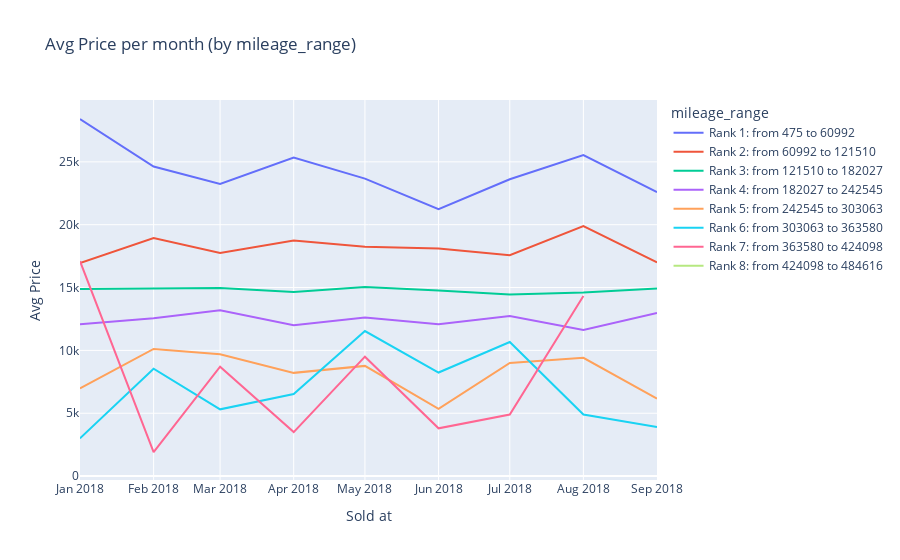
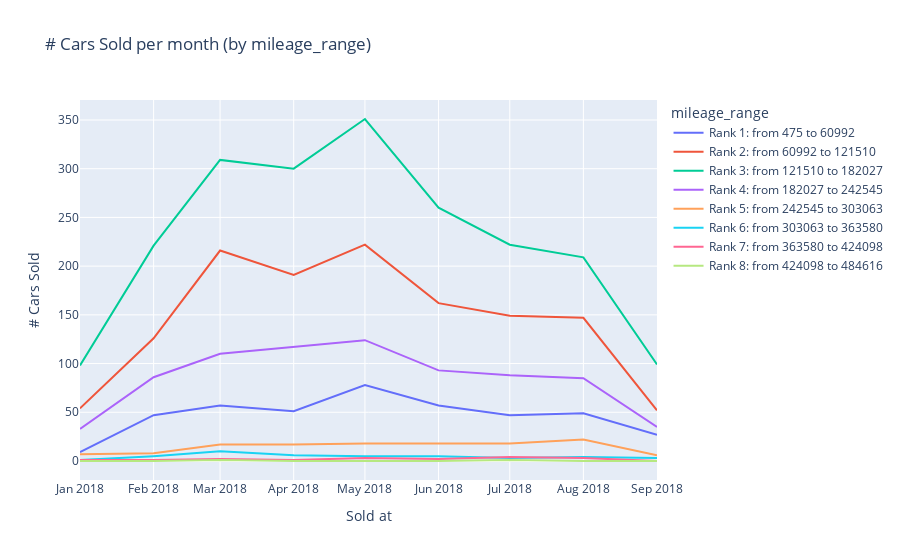
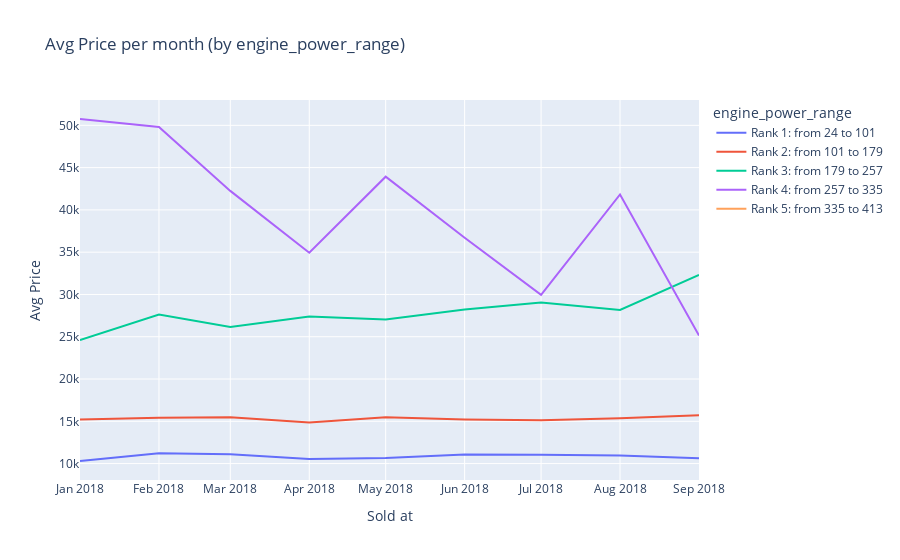
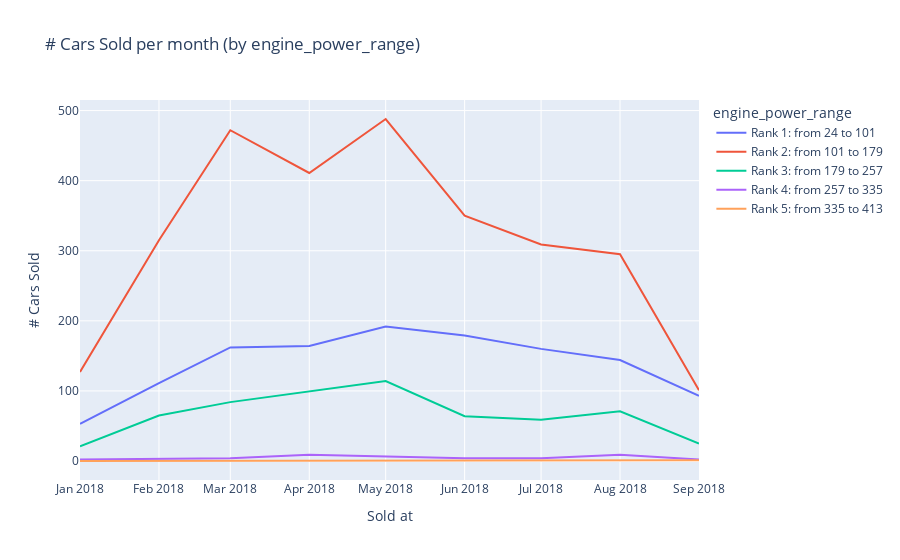

The cell these charts' notebook holds for them, in order:
### Code cell
def aggregate_data_sold(dataframe, column, aggregation):
    if aggregation == 'count':
        dataframe_agg = dataframe.groupby(['sold_at', column]).size().reset_index(name='count')
    else:        
        dataframe_agg = dataframe.groupby(['sold_at', column]).agg({'price':aggregation}).reset_index()
    return dataframe_agg


def plot_data_sold(df, color_plot, y):
    if y == 'count':
        if color_plot == 'paint_color':
            custom_palette = {
            'beige': '#F5F5DC',
            'black': '#000000',
            'blue': '#0000FF',
            'brown': '#A52A2A',
            'green': '#008000',
            'grey': '#808080',
            'orange': '#FFA500',
            'red': '#FF0000',
            'silver': '#C0C0C0',
            'white': '#FFFFFF'
            }

            fig = px.line(df, x='sold_at', y='count', title=f'# Cars Sold per month (by {color_plot})', color = color_plot,
                        color_discrete_map=custom_palette)
            fig.update_traces(texttemplate='%{y}')
            fig.update_layout(
                xaxis_title='Sold at',
                yaxis_title='# Cars Sold',
                hovermode='x'
            )
            fig.show()
        else:
            fig = px.line(df, x='sold_at', y='count', title=f'# Cars Sold per month (by {color_plot})', color = color_plot)
            fig.update_traces(texttemplate='%{y}')
            fig.update_layout(
                xaxis_title = 'Sold at',
                yaxis_title = '# Cars Sold',
                hovermode='x'
            )
            fig.show()

    else:
        if color_plot == 'paint_color':
            custom_palette = {
            'beige': '#F5F5DC',
            'black': '#000000',
            'blue': '#0000FF',
            'brown': '#A52A2A',
            'green': '#008000',
            'grey': '#808080',
            'orange': '#FFA500',
            'red': '#FF0000',
            'silver': '#C0C0C0',
            'white': '#FFFFFF'
            }

            fig = px.line(df, x='sold_at', y='price', title=f'Avg Price per month (by {color_plot})', color = color_plot,
                        color_discrete_map=custom_palette)
            fig.update_traces(texttemplate='%{y:.0f}')
            fig.update_layout(
                xaxis_title='Sold at',
                yaxis_title='Avg Price',
                hovermode='x'
            )
            fig.show()

        else:
            fig = px.line(df, x='sold_at', y='price', title=f'Avg Price per month (by {color_plot})', color = color_plot)
            fig.update_traces(texttemplate='%{y:.0f}')
            fig.update_layout(
                xaxis_title = 'Sold at',
                yaxis_title = 'Avg Price',
                hovermode='x'
            )
            fig.show()


columns_to_analyze_sold = ['mileage_range', 'engine_power_range', 'fuel', 'paint_color', 'car_type']
for column in columns_to_analyze_sold:
    df_mean = aggregate_data_sold(dataframe, column, 'mean')
    plot_data_sold(df_mean, column, 'price')

    df_count = aggregate_data_sold(dataframe, column, 'count')
    plot_data_sold(df_count, column, 'count')

### Figure 1 — Plotly figure (JSON) as saved in the notebook; plotly's stock layout.template omitted (floating-point values rounded to 4 significant figures)
{"data": [{"hovertemplate": "mileage_range=Rank 1: from 475 to 60992<br>sold_at=%{x}<br>price=%{y}<extra></extra>", "legendgroup": "Rank 1: from 475 to 60992", "line": {"color": "#636efa", "dash": "solid"}, "marker": {"symbol": "circle"}, "mode": "lines", "name": "Rank 1: from 475 to 60992", "orientation": "v", "showlegend": true, "texttemplate": "%{y:.0f}", "type": "scatter", "x": ["2018-01-01T00:00:00", "2018-02-01T00:00:00", "2018-03-01T00:00:00", "2018-04-01T00:00:00", "2018-05-01T00:00:00", "2018-06-01T00:00:00", "2018-07-01T00:00:00", "2018-08-01T00:00:00", "2018-09-01T00:00:00"], "xaxis": "x", "y": [28410.0, 24630.0, 23250.0, 25350.0, 23670.0, 21230.0, 23610.0, 25550.0, 22590.0], "yaxis": "y"}, {"hovertemplate": "mileage_range=Rank 2: from 60992 to 121510<br>sold_at=%{x}<br>price=%{y}<extra></extra>", "legendgroup": "Rank 2: from 60992 to 121510", "line": {"color": "#EF553B", "dash": "solid"}, "marker": {"symbol": "circle"}, "mode": "lines", "name": "Rank 2: from 60992 to 121510", "orientation": "v", "showlegend": true, "texttemplate": "%{y:.0f}", "type": "scatter", "x": ["2018-01-01T00:00:00", "2018-02-01T00:00:00", "2018-03-01T00:00:00", "2018-04-01T00:00:00", "2018-05-01T00:00:00", "2018-06-01T00:00:00", "2018-07-01T00:00:00", "2018-08-01T00:00:00", "2018-09-01T00:00:00"], "xaxis": "x", "y": [16950, 18950.0, 17750.0, 18750.0, 18250.0, 18120.0, 17570.0, 19890.0, 17000.0], "yaxis": "y"}, {"hovertemplate": "mileage_range=Rank 3: from 121510 to 182027<br>sold_at=%{x}<br>price=%{y}<extra></extra>", "legendgroup": "Rank 3: from 121510 to 182027", "line": {"color": "#00cc96", "dash": "solid"}, "marker": {"symbol": "circle"}, "mode": "lines", "name": "Rank 3: from 121510 to 182027", "orientation": "v", "showlegend": true, "texttemplate": "%{y:.0f}", "type": "scatter", "x": ["2018-01-01T00:00:00", "2018-02-01T00:00:00", "2018-03-01T00:00:00", "2018-04-01T00:00:00", "2018-05-01T00:00:00", "2018-06-01T00:00:00", "2018-07-01T00:00:00", "2018-08-01T00:00:00", "2018-09-01T00:00:00"], "xaxis": "x", "y": [14890.0, 14920.0, 14960.0, 14654, 15040.0, 14770.0, 14450.0, 14610.0, 14930.0], "yaxis": "y"}, {"hovertemplate": "mileage_range=Rank 4: from 182027 to 242545<br>sold_at=%{x}<br>price=%{y}<extra></extra>", "legendgroup": "Rank 4: from 182027 to 242545", "line": {"color": "#ab63fa", "dash": "solid"}, "marker": {"symbol": "circle"}, "mode": "lines", "name": "Rank 4: from 182027 to 242545", "orientation": "v", "showlegend": true, "texttemplate": "%{y:.0f}", "type": "scatter", "x": ["2018-01-01T00:00:00", "2018-02-01T00:00:00", "2018-03-01T00:00:00", "2018-04-01T00:00:00", "2018-05-01T00:00:00", "2018-06-01T00:00:00", "2018-07-01T00:00:00", "2018-08-01T00:00:00", "2018-09-01T00:00:00"], "xaxis": "x", "y": [12070.0, 12560.0, 13190.0, 12000.0, 12620.0, 12070.0, 12740.0, 11630.0, 12980.0], "yaxis": "y"}, {"hovertemplate": "mileage_range=Rank 5: from 242545 to 303063<br>sold_at=%{x}<br>price=%{y}<extra></extra>", "legendgroup": "Rank 5: from 242545 to 303063", "line": {"color": "#FFA15A", "dash": "solid"}, "marker": {"symbol": "circle"}, "mode": "lines", "name": "Rank 5: from 242545 to 303063", "orientation": "v", "showlegend": true, "texttemplate": "%{y:.0f}", "type": "scatter", "x": ["2018-01-01T00:00:00", "2018-02-01T00:00:00", "2018-03-01T00:00:00", "2018-04-01T00:00:00", "2018-05-01T00:00:00", "2018-06-01T00:00:00", "2018-07-01T00:00:00", "2018-08-01T00:00:00", "2018-09-01T00:00:00"], "xaxis": "x", "y": [6971.0, 10110.0, 9694.0, 8212.0, 8767.0, 5344.0, 9006.0, 9409.0, 6167.0], "yaxis": "y"}, {"hovertemplate": "mileage_range=Rank 6: from 303063 to 363580<br>sold_at=%{x}<br>price=%{y}<extra></extra>", "legendgroup": "Rank 6: from 303063 to 363580", "line": {"color": "#19d3f3", "dash": "solid"}, "marker": {"symbol": "circle"}, "mode": "lines", "name": "Rank 6: from 303063 to 363580", "orientation": "v", "showlegend": true, "texttemplate": "%{y:.0f}", "type": "scatter", "x": ["2018-01-01T00:00:00", "2018-02-01T00:00:00", "2018-03-01T00:00:00", "2018-04-01T00:00:00", "2018-05-01T00:00:00", "2018-06-01T00:00:00", "2018-07-01T00:00:00", "2018-08-01T00:00:00", "2018-09-01T00:00:00"], "xaxis": "x", "y": [3000, 8540, 5310, 6533.0, 11540, 8240, 10670.0, 4900, 3900], "yaxis": "y"}, {"hovertemplate": "mileage_range=Rank 7: from 363580 to 424098<br>sold_at=%{x}<br>price=%{y}<extra></extra>", "legendgroup": "Rank 7: from 363580 to 424098", "line": {"color": "#FF6692", "dash": "solid"}, "marker": {"symbol": "circle"}, "mode": "lines", "name": "Rank 7: from 363580 to 424098", "orientation": "v", "showlegend": true, "texttemplate": "%{y:.0f}", "type": "scatter", "x": ["2018-01-01T00:00:00", "2018-02-01T00:00:00", "2018-03-01T00:00:00", "2018-04-01T00:00:00", "2018-05-01T00:00:00", "2018-06-01T00:00:00", "2018-07-01T00:00:00", "2018-08-01T00:00:00", "2018-09-01T00:00:00"], "xaxis": "x", "y": [17100, 1900, 8700, 3500, 9500, 3800, 4900, 14330.0, null], "yaxis": "y"}, {"hovertemplate": "mileage_range=Rank 8: from 424098 to 484616<br>sold_at=%{x}<br>price=%{y}<extra></extra>", "legendgroup": "Rank 8: from 424098 to 484616", "line": {"color": "#B6E880", "dash": "solid"}, "marker": {"symbol": "circle"}, "mode": "lines", "name": "Rank 8: from 424098 to 484616", "orientation": "v", "showlegend": true, "texttemplate": "%{y:.0f}", "type": "scatter", "x": ["2018-01-01T00:00:00", "2018-02-01T00:00:00", "2018-03-01T00:00:00", "2018-04-01T00:00:00", "2018-05-01T00:00:00", "2018-06-01T00:00:00", "2018-07-01T00:00:00", "2018-08-01T00:00:00", "2018-09-01T00:00:00"], "xaxis": "x", "y": [null, null, 8300, null, null, null, 1200, null, null], "yaxis": "y"}], "layout": {"hovermode": "x", "legend": {"title": {"text": "mileage_range"}, "tracegroupgap": 0}, "title": {"text": "Avg Price per month (by mileage_range)"}, "xaxis": {"anchor": "y", "domain": [0, 1], "title": {"text": "Sold at"}}, "yaxis": {"anchor": "x", "domain": [0, 1], "title": {"text": "Avg Price"}}}}

### Figure 2 — Plotly figure (JSON) as saved in the notebook; plotly's stock layout.template omitted (floating-point values rounded to 4 significant figures)
{"data": [{"hovertemplate": "mileage_range=Rank 1: from 475 to 60992<br>sold_at=%{x}<br>count=%{y}<extra></extra>", "legendgroup": "Rank 1: from 475 to 60992", "line": {"color": "#636efa", "dash": "solid"}, "marker": {"symbol": "circle"}, "mode": "lines", "name": "Rank 1: from 475 to 60992", "orientation": "v", "showlegend": true, "texttemplate": "%{y}", "type": "scatter", "x": ["2018-01-01T00:00:00", "2018-02-01T00:00:00", "2018-03-01T00:00:00", "2018-04-01T00:00:00", "2018-05-01T00:00:00", "2018-06-01T00:00:00", "2018-07-01T00:00:00", "2018-08-01T00:00:00", "2018-09-01T00:00:00"], "xaxis": "x", "y": [9, 47, 57, 51, 78, 57, 47, 49, 27], "yaxis": "y"}, {"hovertemplate": "mileage_range=Rank 2: from 60992 to 121510<br>sold_at=%{x}<br>count=%{y}<extra></extra>", "legendgroup": "Rank 2: from 60992 to 121510", "line": {"color": "#EF553B", "dash": "solid"}, "marker": {"symbol": "circle"}, "mode": "lines", "name": "Rank 2: from 60992 to 121510", "orientation": "v", "showlegend": true, "texttemplate": "%{y}", "type": "scatter", "x": ["2018-01-01T00:00:00", "2018-02-01T00:00:00", "2018-03-01T00:00:00", "2018-04-01T00:00:00", "2018-05-01T00:00:00", "2018-06-01T00:00:00", "2018-07-01T00:00:00", "2018-08-01T00:00:00", "2018-09-01T00:00:00"], "xaxis": "x", "y": [54, 126, 216, 191, 222, 162, 149, 147, 52], "yaxis": "y"}, {"hovertemplate": "mileage_range=Rank 3: from 121510 to 182027<br>sold_at=%{x}<br>count=%{y}<extra></extra>", "legendgroup": "Rank 3: from 121510 to 182027", "line": {"color": "#00cc96", "dash": "solid"}, "marker": {"symbol": "circle"}, "mode": "lines", "name": "Rank 3: from 121510 to 182027", "orientation": "v", "showlegend": true, "texttemplate": "%{y}", "type": "scatter", "x": ["2018-01-01T00:00:00", "2018-02-01T00:00:00", "2018-03-01T00:00:00", "2018-04-01T00:00:00", "2018-05-01T00:00:00", "2018-06-01T00:00:00", "2018-07-01T00:00:00", "2018-08-01T00:00:00", "2018-09-01T00:00:00"], "xaxis": "x", "y": [98, 221, 309, 300, 351, 260, 222, 209, 99], "yaxis": "y"}, {"hovertemplate": "mileage_range=Rank 4: from 182027 to 242545<br>sold_at=%{x}<br>count=%{y}<extra></extra>", "legendgroup": "Rank 4: from 182027 to 242545", "line": {"color": "#ab63fa", "dash": "solid"}, "marker": {"symbol": "circle"}, "mode": "lines", "name": "Rank 4: from 182027 to 242545", "orientation": "v", "showlegend": true, "texttemplate": "%{y}", "type": "scatter", "x": ["2018-01-01T00:00:00", "2018-02-01T00:00:00", "2018-03-01T00:00:00", "2018-04-01T00:00:00", "2018-05-01T00:00:00", "2018-06-01T00:00:00", "2018-07-01T00:00:00", "2018-08-01T00:00:00", "2018-09-01T00:00:00"], "xaxis": "x", "y": [33, 86, 110, 117, 124, 93, 88, 85, 35], "yaxis": "y"}, {"hovertemplate": "mileage_range=Rank 5: from 242545 to 303063<br>sold_at=%{x}<br>count=%{y}<extra></extra>", "legendgroup": "Rank 5: from 242545 to 303063", "line": {"color": "#FFA15A", "dash": "solid"}, "marker": {"symbol": "circle"}, "mode": "lines", "name": "Rank 5: from 242545 to 303063", "orientation": "v", "showlegend": true, "texttemplate": "%{y}", "type": "scatter", "x": ["2018-01-01T00:00:00", "2018-02-01T00:00:00", "2018-03-01T00:00:00", "2018-04-01T00:00:00", "2018-05-01T00:00:00", "2018-06-01T00:00:00", "2018-07-01T00:00:00", "2018-08-01T00:00:00", "2018-09-01T00:00:00"], "xaxis": "x", "y": [7, 8, 17, 17, 18, 18, 18, 22, 6], "yaxis": "y"}, {"hovertemplate": "mileage_range=Rank 6: from 303063 to 363580<br>sold_at=%{x}<br>count=%{y}<extra></extra>", "legendgroup": "Rank 6: from 303063 to 363580", "line": {"color": "#19d3f3", "dash": "solid"}, "marker": {"symbol": "circle"}, "mode": "lines", "name": "Rank 6: from 303063 to 363580", "orientation": "v", "showlegend": true, "texttemplate": "%{y}", "type": "scatter", "x": ["2018-01-01T00:00:00", "2018-02-01T00:00:00", "2018-03-01T00:00:00", "2018-04-01T00:00:00", "2018-05-01T00:00:00", "2018-06-01T00:00:00", "2018-07-01T00:00:00", "2018-08-01T00:00:00", "2018-09-01T00:00:00"], "xaxis": "x", "y": [1, 5, 10, 6, 5, 5, 3, 4, 3], "yaxis": "y"}, {"hovertemplate": "mileage_range=Rank 7: from 363580 to 424098<br>sold_at=%{x}<br>count=%{y}<extra></extra>", "legendgroup": "Rank 7: from 363580 to 424098", "line": {"color": "#FF6692", "dash": "solid"}, "marker": {"symbol": "circle"}, "mode": "lines", "name": "Rank 7: from 363580 to 424098", "orientation": "v", "showlegend": true, "texttemplate": "%{y}", "type": "scatter", "x": ["2018-01-01T00:00:00", "2018-02-01T00:00:00", "2018-03-01T00:00:00", "2018-04-01T00:00:00", "2018-05-01T00:00:00", "2018-06-01T00:00:00", "2018-07-01T00:00:00", "2018-08-01T00:00:00", "2018-09-01T00:00:00"], "xaxis": "x", "y": [1, 1, 2, 1, 3, 2, 4, 3, 0], "yaxis": "y"}, {"hovertemplate": "mileage_range=Rank 8: from 424098 to 484616<br>sold_at=%{x}<br>count=%{y}<extra></extra>", "legendgroup": "Rank 8: from 424098 to 484616", "line": {"color": "#B6E880", "dash": "solid"}, "marker": {"symbol": "circle"}, "mode": "lines", "name": "Rank 8: from 424098 to 484616", "orientation": "v", "showlegend": true, "texttemplate": "%{y}", "type": "scatter", "x": ["2018-01-01T00:00:00", "2018-02-01T00:00:00", "2018-03-01T00:00:00", "2018-04-01T00:00:00", "2018-05-01T00:00:00", "2018-06-01T00:00:00", "2018-07-01T00:00:00", "2018-08-01T00:00:00", "2018-09-01T00:00:00"], "xaxis": "x", "y": [0, 0, 1, 0, 0, 0, 1, 0, 0], "yaxis": "y"}], "layout": {"hovermode": "x", "legend": {"title": {"text": "mileage_range"}, "tracegroupgap": 0}, "title": {"text": "# Cars Sold per month (by mileage_range)"}, "xaxis": {"anchor": "y", "domain": [0, 1], "title": {"text": "Sold at"}}, "yaxis": {"anchor": "x", "domain": [0, 1], "title": {"text": "# Cars Sold"}}}}

### Figure 3 — Plotly figure (JSON) as saved in the notebook; plotly's stock layout.template omitted (floating-point values rounded to 4 significant figures)
{"data": [{"hovertemplate": "engine_power_range=Rank 1: from 24 to 101<br>sold_at=%{x}<br>price=%{y}<extra></extra>", "legendgroup": "Rank 1: from 24 to 101", "line": {"color": "#636efa", "dash": "solid"}, "marker": {"symbol": "circle"}, "mode": "lines", "name": "Rank 1: from 24 to 101", "orientation": "v", "showlegend": true, "texttemplate": "%{y:.0f}", "type": "scatter", "x": ["2018-01-01T00:00:00", "2018-02-01T00:00:00", "2018-03-01T00:00:00", "2018-04-01T00:00:00", "2018-05-01T00:00:00", "2018-06-01T00:00:00", "2018-07-01T00:00:00", "2018-08-01T00:00:00", "2018-09-01T00:00:00"], "xaxis": "x", "y": [10310.0, 11220.0, 11090.0, 10550.0, 10650.0, 11060.0, 11030.0, 10960.0, 10640.0], "yaxis": "y"}, {"hovertemplate": "engine_power_range=Rank 2: from 101 to 179<br>sold_at=%{x}<br>price=%{y}<extra></extra>", "legendgroup": "Rank 2: from 101 to 179", "line": {"color": "#EF553B", "dash": "solid"}, "marker": {"symbol": "circle"}, "mode": "lines", "name": "Rank 2: from 101 to 179", "orientation": "v", "showlegend": true, "texttemplate": "%{y:.0f}", "type": "scatter", "x": ["2018-01-01T00:00:00", "2018-02-01T00:00:00", "2018-03-01T00:00:00", "2018-04-01T00:00:00", "2018-05-01T00:00:00", "2018-06-01T00:00:00", "2018-07-01T00:00:00", "2018-08-01T00:00:00", "2018-09-01T00:00:00"], "xaxis": "x", "y": [15220.0, 15420.0, 15490.0, 14850.0, 15470.0, 15200.0, 15130.0, 15370.0, 15710.0], "yaxis": "y"}, {"hovertemplate": "engine_power_range=Rank 3: from 179 to 257<br>sold_at=%{x}<br>price=%{y}<extra></extra>", "legendgroup": "Rank 3: from 179 to 257", "line": {"color": "#00cc96", "dash": "solid"}, "marker": {"symbol": "circle"}, "mode": "lines", "name": "Rank 3: from 179 to 257", "orientation": "v", "showlegend": true, "texttemplate": "%{y:.0f}", "type": "scatter", "x": ["2018-01-01T00:00:00", "2018-02-01T00:00:00", "2018-03-01T00:00:00", "2018-04-01T00:00:00", "2018-05-01T00:00:00", "2018-06-01T00:00:00", "2018-07-01T00:00:00", "2018-08-01T00:00:00", "2018-09-01T00:00:00"], "xaxis": "x", "y": [24600.0, 27620.0, 26150.0, 27380.0, 27050.0, 28210.0, 29040.0, 28160.0, 32300], "yaxis": "y"}, {"hovertemplate": "engine_power_range=Rank 4: from 257 to 335<br>sold_at=%{x}<br>price=%{y}<extra></extra>", "legendgroup": "Rank 4: from 257 to 335", "line": {"color": "#ab63fa", "dash": "solid"}, "marker": {"symbol": "circle"}, "mode": "lines", "name": "Rank 4: from 257 to 335", "orientation": "v", "showlegend": true, "texttemplate": "%{y:.0f}", "type": "scatter", "x": ["2018-01-01T00:00:00", "2018-02-01T00:00:00", "2018-03-01T00:00:00", "2018-04-01T00:00:00", "2018-05-01T00:00:00", "2018-06-01T00:00:00", "2018-07-01T00:00:00", "2018-08-01T00:00:00", "2018-09-01T00:00:00"], "xaxis": "x", "y": [50750, 49800, 42250, 34930.0, 43930.0, 36700, 29950, 41820.0, 25150], "yaxis": "y"}, {"hovertemplate": "engine_power_range=Rank 5: from 335 to 413<br>sold_at=%{x}<br>price=%{y}<extra></extra>", "legendgroup": "Rank 5: from 335 to 413", "line": {"color": "#FFA15A", "dash": "solid"}, "marker": {"symbol": "circle"}, "mode": "lines", "name": "Rank 5: from 335 to 413", "orientation": "v", "showlegend": true, "texttemplate": "%{y:.0f}", "type": "scatter", "x": ["2018-01-01T00:00:00", "2018-02-01T00:00:00", "2018-03-01T00:00:00", "2018-04-01T00:00:00", "2018-05-01T00:00:00", "2018-06-01T00:00:00", "2018-07-01T00:00:00", "2018-08-01T00:00:00", "2018-09-01T00:00:00"], "xaxis": "x", "y": [null, null, null, null, null, null, null, null, 41600], "yaxis": "y"}], "layout": {"hovermode": "x", "legend": {"title": {"text": "engine_power_range"}, "tracegroupgap": 0}, "title": {"text": "Avg Price per month (by engine_power_range)"}, "xaxis": {"anchor": "y", "domain": [0, 1], "title": {"text": "Sold at"}}, "yaxis": {"anchor": "x", "domain": [0, 1], "title": {"text": "Avg Price"}}}}

### Figure 4 — Plotly figure (JSON) as saved in the notebook; plotly's stock layout.template omitted (floating-point values rounded to 4 significant figures)
{"data": [{"hovertemplate": "engine_power_range=Rank 1: from 24 to 101<br>sold_at=%{x}<br>count=%{y}<extra></extra>", "legendgroup": "Rank 1: from 24 to 101", "line": {"color": "#636efa", "dash": "solid"}, "marker": {"symbol": "circle"}, "mode": "lines", "name": "Rank 1: from 24 to 101", "orientation": "v", "showlegend": true, "texttemplate": "%{y}", "type": "scatter", "x": ["2018-01-01T00:00:00", "2018-02-01T00:00:00", "2018-03-01T00:00:00", "2018-04-01T00:00:00", "2018-05-01T00:00:00", "2018-06-01T00:00:00", "2018-07-01T00:00:00", "2018-08-01T00:00:00", "2018-09-01T00:00:00"], "xaxis": "x", "y": [53, 111, 162, 164, 192, 179, 160, 144, 93], "yaxis": "y"}, {"hovertemplate": "engine_power_range=Rank 2: from 101 to 179<br>sold_at=%{x}<br>count=%{y}<extra></extra>", "legendgroup": "Rank 2: from 101 to 179", "line": {"color": "#EF553B", "dash": "solid"}, "marker": {"symbol": "circle"}, "mode": "lines", "name": "Rank 2: from 101 to 179", "orientation": "v", "showlegend": true, "texttemplate": "%{y}", "type": "scatter", "x": ["2018-01-01T00:00:00", "2018-02-01T00:00:00", "2018-03-01T00:00:00", "2018-04-01T00:00:00", "2018-05-01T00:00:00", "2018-06-01T00:00:00", "2018-07-01T00:00:00", "2018-08-01T00:00:00", "2018-09-01T00:00:00"], "xaxis": "x", "y": [127, 315, 472, 411, 488, 350, 309, 295, 101], "yaxis": "y"}, {"hovertemplate": "engine_power_range=Rank 3: from 179 to 257<br>sold_at=%{x}<br>count=%{y}<extra></extra>", "legendgroup": "Rank 3: from 179 to 257", "line": {"color": "#00cc96", "dash": "solid"}, "marker": {"symbol": "circle"}, "mode": "lines", "name": "Rank 3: from 179 to 257", "orientation": "v", "showlegend": true, "texttemplate": "%{y}", "type": "scatter", "x": ["2018-01-01T00:00:00", "2018-02-01T00:00:00", "2018-03-01T00:00:00", "2018-04-01T00:00:00", "2018-05-01T00:00:00", "2018-06-01T00:00:00", "2018-07-01T00:00:00", "2018-08-01T00:00:00", "2018-09-01T00:00:00"], "xaxis": "x", "y": [21, 65, 84, 99, 114, 64, 59, 71, 25], "yaxis": "y"}, {"hovertemplate": "engine_power_range=Rank 4: from 257 to 335<br>sold_at=%{x}<br>count=%{y}<extra></extra>", "legendgroup": "Rank 4: from 257 to 335", "line": {"color": "#ab63fa", "dash": "solid"}, "marker": {"symbol": "circle"}, "mode": "lines", "name": "Rank 4: from 257 to 335", "orientation": "v", "showlegend": true, "texttemplate": "%{y}", "type": "scatter", "x": ["2018-01-01T00:00:00", "2018-02-01T00:00:00", "2018-03-01T00:00:00", "2018-04-01T00:00:00", "2018-05-01T00:00:00", "2018-06-01T00:00:00", "2018-07-01T00:00:00", "2018-08-01T00:00:00", "2018-09-01T00:00:00"], "xaxis": "x", "y": [2, 3, 4, 9, 7, 4, 4, 9, 2], "yaxis": "y"}, {"hovertemplate": "engine_power_range=Rank 5: from 335 to 413<br>sold_at=%{x}<br>count=%{y}<extra></extra>", "legendgroup": "Rank 5: from 335 to 413", "line": {"color": "#FFA15A", "dash": "solid"}, "marker": {"symbol": "circle"}, "mode": "lines", "name": "Rank 5: from 335 to 413", "orientation": "v", "showlegend": true, "texttemplate": "%{y}", "type": "scatter", "x": ["2018-01-01T00:00:00", "2018-02-01T00:00:00", "2018-03-01T00:00:00", "2018-04-01T00:00:00", "2018-05-01T00:00:00", "2018-06-01T00:00:00", "2018-07-01T00:00:00", "2018-08-01T00:00:00", "2018-09-01T00:00:00"], "xaxis": "x", "y": [0, 0, 0, 0, 0, 0, 0, 0, 1], "yaxis": "y"}], "layout": {"hovermode": "x", "legend": {"title": {"text": "engine_power_range"}, "tracegroupgap": 0}, "title": {"text": "# Cars Sold per month (by engine_power_range)"}, "xaxis": {"anchor": "y", "domain": [0, 1], "title": {"text": "Sold at"}}, "yaxis": {"anchor": "x", "domain": [0, 1], "title": {"text": "# Cars Sold"}}}}
